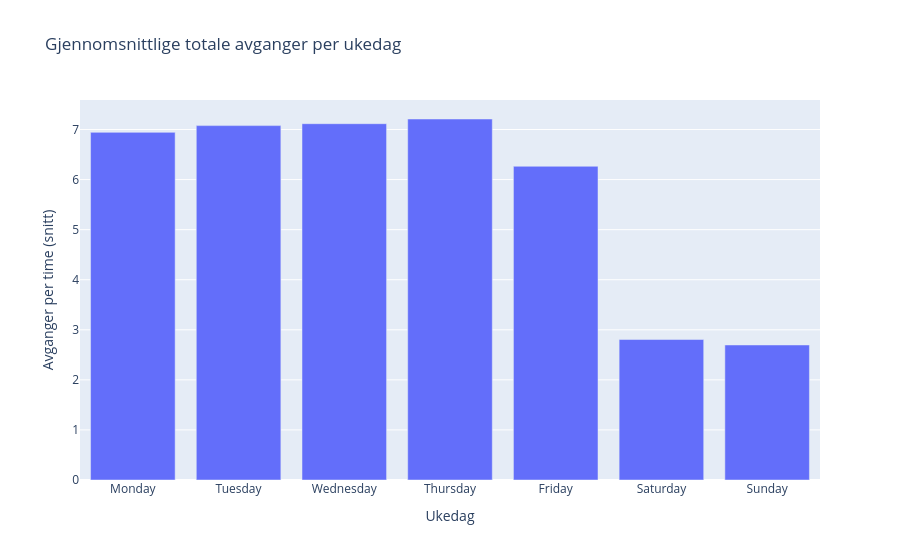

Write notebook code for a chart like this one.
### Markdown cell above
## Figurer på treningsdata

### Code cell
g = (df_eda.groupby("time", as_index=False)
       .agg(total_departures=("departures","sum")))
g["weekday"] = g["time"].dt.day_name()
order = ["Monday","Tuesday","Wednesday","Thursday","Friday","Saturday","Sunday"]

bar = (g.groupby("weekday", as_index=False)
        .agg(mean_dep=("total_departures","mean")))
fig = px.bar(bar, x="weekday", y="mean_dep",
             category_orders={"weekday": order},
             title="Gjennomsnittlige totale avganger per ukedag")
fig.update_layout(xaxis_title="Ukedag", yaxis_title="Avganger per time (snitt)")
fig.show()

#fig.write_image(str(FIG / "mean_totale_avganger_pr_ukedag.png"), scale=2, width=1100, height=600)

### Figure 1 — Plotly figure (JSON) as saved in the notebook; plotly's stock layout.template omitted (floating-point values rounded to 4 significant figures)
{"data": [{"hovertemplate": "weekday=%{x}<br>mean_dep=%{y}<extra></extra>", "legendgroup": "", "marker": {"color": "#636efa", "pattern": {"shape": ""}}, "name": "", "orientation": "v", "showlegend": false, "textposition": "auto", "type": "bar", "x": ["Friday", "Monday", "Saturday", "Sunday", "Thursday", "Tuesday", "Wednesday"], "xaxis": "x", "y": [6.266, 6.943, 2.806, 2.697, 7.21, 7.078, 7.116], "yaxis": "y"}], "layout": {"barmode": "relative", "legend": {"tracegroupgap": 0}, "title": {"text": "Gjennomsnittlige totale avganger per ukedag"}, "xaxis": {"anchor": "y", "categoryarray": ["Monday", "Tuesday", "Wednesday", "Thursday", "Friday", "Saturday", "Sunday"], "categoryorder": "array", "domain": [0, 1], "title": {"text": "Ukedag"}}, "yaxis": {"anchor": "x", "domain": [0, 1], "title": {"text": "Avganger per time (snitt)"}}}}
